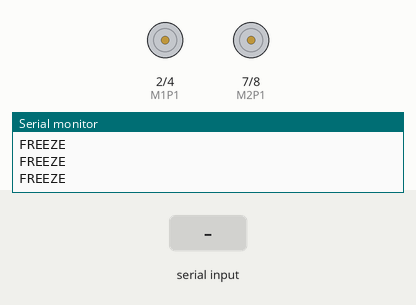
A sketch run on a simulated Arduino Uno, built with avr-gcc and run on an emulated ATmega328P. On the bench: motor-driver pin pairs drawn as motors (green arrow = first pin HIGH = forward, orange = second pin HIGH = backward, longer = more drive, scaled by the enable pin), the last lines printed to the serial monitor. Inputs (shaded band) come from the test bench.

Above: at 1.2 s.
1.3 s: "*Jarvis advance#" received over the second serial link
At 1.8 s:
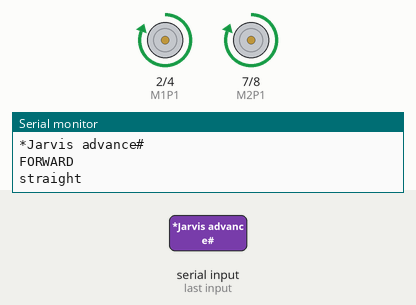
3.6 s: "*Jarvis retreat#" received over the second serial link
At 4.3 s:
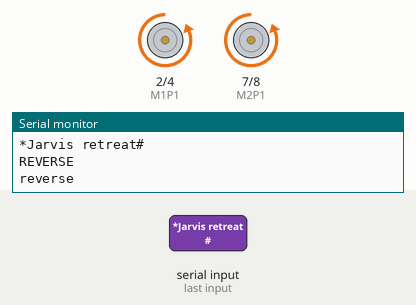
5.9 s: "*turn left#" received over the second serial link
At 6.16 s:
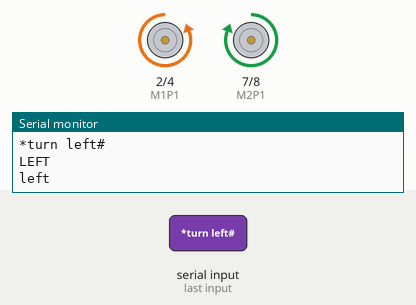
7.8 s: "*turn right#" received over the second serial link
At 8.07 s:
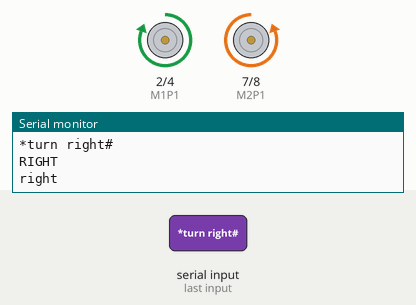
Timing chart, 0 to 10.7 s (numbered marks = the images above; inputs shaded):
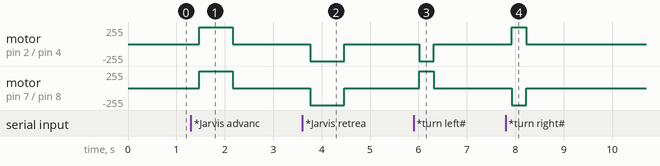

The sketch:

voice_control.ino
```cpp
#include<SoftwareSerial.h>

//M1-left motor
//M2-Right motor
#define M1P1 2
#define M1P2 4
#define M2P1 7
#define M2P2 8
#define EN1 5
#define EN2 6

void forward();
void reverse();
void left();
void right();
void freeze();

SoftwareSerial BT(10,11); //RX,TX

void setup() {
  // put your setup code here, to run once:
pinMode(M1P1,OUTPUT);
pinMode(M1P2,OUTPUT);
pinMode(M2P1,OUTPUT);
pinMode(M2P2,OUTPUT);
pinMode(EN1,OUTPUT);
pinMode(EN2,OUTPUT);
Serial.begin(9600);
BT.begin(9600);
}

void loop() {
  // put your main code here, to run repeatedly:
char a;
    String str;
    while(BT.available()) //Check if there is an available byte to read
    {
      a=BT.read();  //Conduct a serial read
      delay(10);  //Delay added to make thing stable
      str += a; //Shortcut concatenating a word: str = str + a
    }


    if(str.length()>0)
    {
      Serial.println(str);
    }

   if(str=="*Jarvis advance#" || str=="*move forward#")
    {
      forward();
      Serial.println("straight");
      delay(700);
      freeze();
    }
    else if(str=="*Jarvis retreat#" || str=="*move reverseward#")
    {
      reverse();
      Serial.println("reverse");
      delay(700);
      freeze();
    }
    else if(str=="*Jarvis alert#" || str=="*freeze#")
    {
      freeze();
      Serial.println("stop");
    }
    else if(str=="*turn left#")
    {
      left();
      Serial.println("left");
      delay(300);
      freeze();
    }
    else if(str=="*turn right#")
    {
      right();
      Serial.println("right");
      delay(300);
      freeze();
    }
    else
    {
      freeze();
    }

    str=""; //Reset the variable after initiating

}

void forward()
{
 Serial.println("FORWARD");
 analogWrite(EN1,255);
 analogWrite(EN2,255);
 digitalWrite(M1P1,HIGH);
 digitalWrite(M1P2,LOW);
 digitalWrite(M2P1,HIGH);
 digitalWrite(M2P2,LOW);
 }
 void reverse()
{
 Serial.println("REVERSE");
 analogWrite(EN1,255);
 analogWrite(EN2,255);
 digitalWrite(M1P1,LOW);
 digitalWrite(M1P2,HIGH);
 digitalWrite(M2P1,LOW);
 digitalWrite(M2P2,HIGH);
 }
 void left()
{
 Serial.println("LEFT");
 analogWrite(EN1,255);
 analogWrite(EN2,255);
 digitalWrite(M1P1,LOW);
 digitalWrite(M1P2,HIGH);
 digitalWrite(M2P1,HIGH);
 digitalWrite(M2P2,LOW);
 }
 void right()
{
 Serial.println("RIGHT");
 analogWrite(EN1,255);
 analogWrite(EN2,255);
 digitalWrite(M1P1,HIGH);
 digitalWrite(M1P2,LOW);
 digitalWrite(M2P1,LOW);
 digitalWrite(M2P2,HIGH);
 }
 void freeze()
{
 Serial.println("FREEZE");
 analogWrite(EN1,0);
 analogWrite(EN2,0);
 }
```

Measured:
- after the input at 1.3 s, motor on pin 2 (M1P1) / pin 4 (M1P2), motor on pin 7 (M2P1) / pin 8 (M2P2): stopped → forward 255/255 after 0.17 s, → stopped 0.70 s later
- after the input at 3.6 s, motor on pin 2 (M1P1) / pin 4 (M1P2), motor on pin 7 (M2P1) / pin 8 (M2P2): stopped → backward 255/255 after 0.17 s, → stopped 0.70 s later
- after the input at 5.9 s, motor on pin 2 (M1P1) / pin 4 (M1P2): stopped → backward 255/255 after 0.12 s, → stopped 0.30 s later; motor on pin 7 (M2P1) / pin 8 (M2P2): stopped → forward 255/255 after 0.12 s, → stopped 0.30 s later
- after the input at 7.8 s, motor on pin 2 (M1P1) / pin 4 (M1P2): stopped → forward 255/255 after 0.13 s, → stopped 0.30 s later; motor on pin 7 (M2P1) / pin 8 (M2P2): stopped → backward 255/255 after 0.13 s, → stopped 0.30 s later
